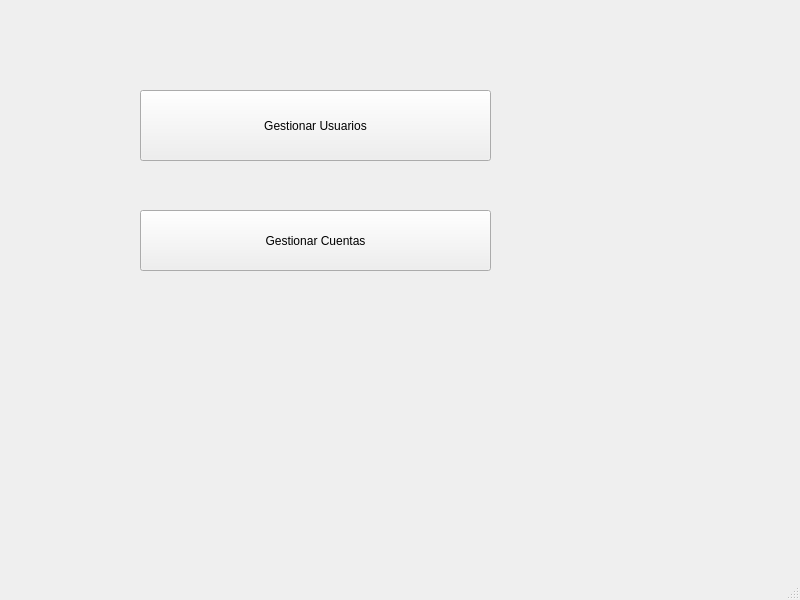
<?xml version="1.0" encoding="UTF-8"?>
<ui version="4.0">
 <class>MainWindow</class>
 <widget class="QMainWindow" name="MainWindow">
  <property name="geometry">
   <rect>
    <x>0</x>
    <y>0</y>
    <width>800</width>
    <height>600</height>
   </rect>
  </property>
  <property name="windowTitle">
   <string>MainWindow</string>
  </property>
  <widget class="QWidget" name="centralwidget">
   <widget class="QPushButton" name="GestionaUsuarios">
    <property name="geometry">
     <rect>
      <x>140</x>
      <y>90</y>
      <width>351</width>
      <height>71</height>
     </rect>
    </property>
    <property name="text">
     <string>Gestionar Usuarios</string>
    </property>
   </widget>
   <widget class="QPushButton" name="pushButton_2">
    <property name="geometry">
     <rect>
      <x>140</x>
      <y>210</y>
      <width>351</width>
      <height>61</height>
     </rect>
    </property>
    <property name="text">
     <string>Gestionar Cuentas</string>
    </property>
   </widget>
  </widget>
  <widget class="QMenuBar" name="menubar">
   <property name="geometry">
    <rect>
     <x>0</x>
     <y>0</y>
     <width>800</width>
     <height>22</height>
    </rect>
   </property>
  </widget>
  <widget class="QStatusBar" name="statusbar"/>
 </widget>
 <resources/>
 <connections/>
</ui>
